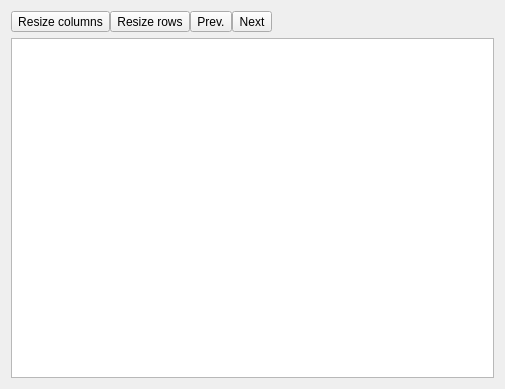
<?xml version="1.0" encoding="UTF-8"?>
<ui version="4.0">
 <class>Form</class>
 <widget class="QWidget" name="Form">
  <property name="geometry">
   <rect>
    <x>0</x>
    <y>0</y>
    <width>505</width>
    <height>389</height>
   </rect>
  </property>
  <property name="windowTitle">
   <string>Form</string>
  </property>
  <layout class="QGridLayout" name="gridLayout">
   <item row="0" column="0">
    <layout class="QHBoxLayout" name="horizontalLayout">
     <property name="spacing">
      <number>0</number>
     </property>
     <item>
      <widget class="QToolButton" name="resizeColumnsToolButton">
       <property name="toolTip">
        <string>Autoresize columns width to fit contents</string>
       </property>
       <property name="statusTip">
        <string>Autoresize columns width to fit contents</string>
       </property>
       <property name="whatsThis">
        <string>Autoresize columns width to fit contents</string>
       </property>
       <property name="text">
        <string>Resize columns</string>
       </property>
       <property name="icon">
        <iconset theme="resizecol"/>
       </property>
      </widget>
     </item>
     <item>
      <widget class="QToolButton" name="resizeRowsToolButton">
       <property name="toolTip">
        <string>Autoresize rows height to fit contents</string>
       </property>
       <property name="statusTip">
        <string>Autoresize rows height to fit contents</string>
       </property>
       <property name="whatsThis">
        <string>Autoresize rows height to fit contents</string>
       </property>
       <property name="text">
        <string>Resize rows</string>
       </property>
       <property name="icon">
        <iconset theme="resizerow"/>
       </property>
      </widget>
     </item>
     <item>
      <widget class="QToolButton" name="prevSliceToolbutton">
       <property name="toolTip">
        <string>Previous slice</string>
       </property>
       <property name="text">
        <string>Prev.</string>
       </property>
       <property name="icon">
        <iconset theme="go-previous"/>
       </property>
      </widget>
     </item>
     <item>
      <widget class="QToolButton" name="nextSliceToolButton">
       <property name="toolTip">
        <string>Next slice</string>
       </property>
       <property name="text">
        <string>Next</string>
       </property>
       <property name="icon">
        <iconset theme="go-next"/>
       </property>
      </widget>
     </item>
     <item>
      <spacer name="horizontalSpacer">
       <property name="orientation">
        <enum>Qt::Horizontal</enum>
       </property>
       <property name="sizeHint" stdset="0">
        <size>
         <width>40</width>
         <height>20</height>
        </size>
       </property>
      </spacer>
     </item>
    </layout>
   </item>
   <item row="1" column="0">
    <widget class="QTableView" name="tableView"/>
   </item>
  </layout>
 </widget>
 <resources/>
 <connections/>
</ui>
